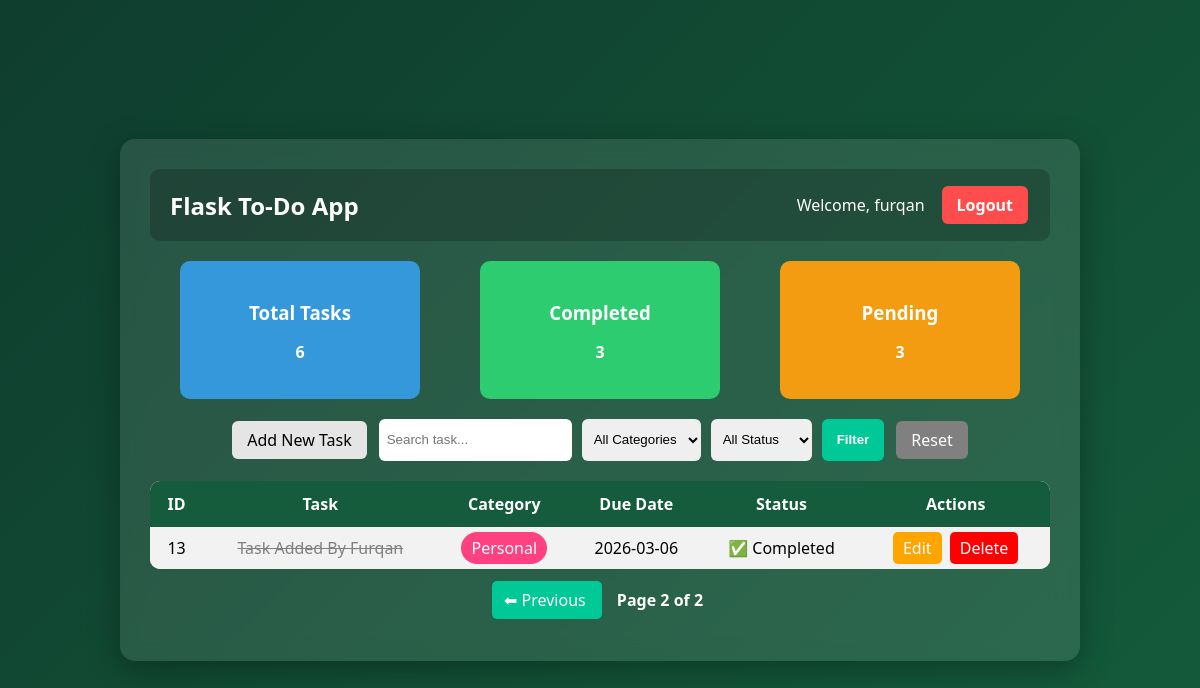
The app's page /?page=2 (signed in) with its own data.
### app.py (models this page shows)
class User(db.Model, UserMixin):
    id = db.Column(db.Integer, primary_key=True)
    username = db.Column(db.String(100), unique=True, nullable=False)
    password = db.Column(db.String(200), nullable=False)
    tasks = db.relationship('Todo', backref='owner', lazy=True)

class Todo(db.Model):
    id = db.Column(db.Integer, primary_key=True)
    title = db.Column(db.String(200), nullable=False)
    category = db.Column(db.String(50), nullable=False)  # Work / Personal
    due_date = db.Column(db.Date, nullable=False)
    completed = db.Column(db.Boolean, default=False)
    user_id = db.Column(db.Integer, db.ForeignKey('user.id'), nullable=False)

### app.py (the view)
@app.route('/')
@login_required
def index():
    page = request.args.get('page', 1, type=int)
    category = request.args.get('category')
    status = request.args.get('status')
    search = request.args.get('search')
    query = Todo.query.filter_by(user_id=current_user.id)
    if category and category != "All":
        query = query.filter(Todo.category == category)
    if status == "Completed":
        query = query.filter(Todo.completed == True)
    elif status == "Pending":
        query = query.filter(Todo.completed == False)
    if search:
        query = query.filter(Todo.title.ilike(f"%{search}%"))
    pagination = query.order_by(Todo.id.desc()).paginate(
        page=page,
        per_page=5
    )
    tasks = pagination.items
    total_tasks = Todo.query.filter_by(user_id=current_user.id).count()
    completed_tasks = Todo.query.filter_by(user_id=current_user.id, completed=True).count()
    pending_tasks = Todo.query.filter_by(user_id=current_user.id, completed=False).count()
    return render_template(
        'index.html',
        tasks=tasks,
        pagination=pagination,
        total_tasks=total_tasks,
        completed_tasks=completed_tasks,
        pending_tasks=pending_tasks
    )

### app.py (called while the page is built)
@login_manager.user_loader
def load_user(user_id):
    return User.query.get(int(user_id))

### templates/index.html (shortened to what this page needs)
{% extends 'base.html' %}
{% block content %}
<div class="dashboard">
    <div class="card total">
        <h3>Total Tasks</h3>
        <p>{{ total_tasks }}</p>
    </div>
    <div class="card completed">
        <h3>Completed</h3>
        <p>{{ completed_tasks }}</p>
    </div>
    <div class="card pending">
        <h3>Pending</h3>
        <p>{{ pending_tasks }}</p>
    </div>
</div>
<form method="GET" class="filter-form">
    <a href="{{ url_for('add_task') }}" class="add-btn">Add New Task</a>
    <input type="text" name="search" placeholder="Search task..."
           value="{{ request.args.get('search', '') }}">
    <select name="category">
        <option value="All">All Categories</option>
    </select>
    <select name="status">
        <option value="">All Status</option>
    </select>
    <button type="submit">Filter</button>
    <a href="{{ url_for('index') }}" class="reset-btn">Reset</a>
</form>
<table>
    <tr>
        <th>ID</th>
        <th>Task</th>
        <th>Category</th>
        <th>Due Date</th>
        <th>Status</th>
        <th>Actions</th>
    </tr>
    {% for task in tasks %}
    <tr>
    <td>{{ task.id }}</td>
    <td class="{% if task.completed %}completed-task{% endif %}">
        {{ task.title }}
    </td>
    <td>
        {% if task.category == "Work" %}
            <span class="work">Work</span>
        {% else %}
            <span class="personal">Personal</span>
        {% endif %}
    </td>
    <td>{{ task.due_date }}</td>
    <td>
        {% if task.completed %}
            ✅ Completed
        {% else %}
            ⏳ Pending
        {% endif %}
    </td>
    <td>
        <a href="/edit/{{ task.id }}">Edit</a>
        <a href="/delete/{{ task.id }}">Delete</a>
    </td>
</tr>
    {% endfor %}
</table>
<div class="pagination">
    {% if pagination.has_prev %}
        <a href="{{ url_for('index', page=pagination.prev_num) }}">
            ⬅ Previous
        </a>
    {% endif %}
    <span>
        Page {{ pagination.page }} of {{ pagination.pages }}
    </span>
</div>
{% endblock %}

### templates/base.html (shortened to what this page needs)
<!DOCTYPE html>
<html>
<head>
    <link rel="stylesheet" href="{{ url_for('static', filename='style.css') }}">
</head>
<body>
    <div class="container">
        <div class="navbar">
    <h1 class="logo">Flask To-Do App</h1>
    {% if current_user.is_authenticated %}
        <div class="user-section">
            <span class="welcome">Welcome, {{ current_user.username }}</span>
            <a href="{{ url_for('logout') }}" class="logout-btn">Logout</a>
        </div>
    {% endif %}
</div>
        {% block content %}{% endblock %}
    </div>
</body>
</html>

### static/style.css (style rules this page uses)
body { margin: 0; font-family: 'Segoe UI', sans-serif; background: linear-gradient(135deg, #0f3d2e, #145c3b); display: flex; justify-content: center; align-items: center; min-height: 100vh; }
.container { width: 80%; max-width: 900px; background: rgba(255, 255, 255, 0.1); backdrop-filter: blur(10px); padding: 30px; border-radius: 15px; color: white; box-shadow: 0 8px 32px rgba(0,0,0,0.3); }
h1 { text-align: center; margin-bottom: 20px; }
form { display: flex; gap: 10px; flex-wrap: wrap; justify-content: center; margin-bottom: 20px; }
input, select { padding: 10px; border-radius: 8px; border: none; outline: none; }
button { padding: 10px 15px; border-radius: 8px; border: none; cursor: pointer; font-weight: bold; transition: 0.3s ease; }
button[type="submit"] { background-color: #00c896; color: white; }
table { width: 100%; border-collapse: collapse; background: white; color: black; border-radius: 10px; overflow: hidden; }
th { background: #145c3b; color: white; padding: 12px; }
td { padding: 10px; text-align: center; }
tr:nth-child(even) { background: #f2f2f2; }
.personal { background-color: #ff4081; color: white; padding: 5px 10px; border-radius: 20px; }
.completed-task { text-decoration: line-through; color: gray; }
a { text-decoration: none; padding: 5px 10px; border-radius: 5px; margin: 2px; }
a[href*="edit"] { background: orange; color: white; }
a[href*="delete"] { background: red; color: white; }
.navbar { display: flex; justify-content: space-between; align-items: center; padding: 15px 20px; background: rgba(0, 0, 0, 0.2); border-radius: 10px; margin-bottom: 20px; }
.logo { margin: 0; font-size: 24px; }
.user-section { display: flex; align-items: center; gap: 15px; }
.welcome { font-weight: 500; }
.logout-btn { padding: 8px 15px; background: #ff4d4d; color: white; text-decoration: none; border-radius: 6px; font-weight: bold; transition: 0.3s ease; }
.filter-form { display: flex; gap: 10px; flex-wrap: wrap; margin-bottom: 20px; justify-content: center; }
.filter-form input, .filter-form select { padding: 8px; border-radius: 6px; border: none; }
.filter-form button { background: #00c896; color: white; border: none; padding: 8px 15px; border-radius: 6px; cursor: pointer; }
.reset-btn { background: gray; color: white; padding: 8px 15px; border-radius: 6px; text-decoration: none; }
.dashboard { display: flex; justify-content: space-around; margin: 20px 0; flex-wrap: wrap; }
.card { width: 200px; padding: 20px; border-radius: 10px; text-align: center; color: white; font-weight: bold; }
.card h3 { margin-bottom: 10px; }
.total { background: #3498db; }
.completed { background: #2ecc71; }
.pending { background: #f39c12; }
.pagination { margin: 20px 0; text-align: center; }
.pagination a { padding: 8px 12px; background: #00c896; color: white; text-decoration: none; border-radius: 5px; margin: 0 5px; }
.pagination span { margin: 0 10px; font-weight: bold; }
.add-btn { background:#e5e5e5; padding:8px 15px; border-radius:6px; text-decoration:none; font-weight:400; color:black; }

### records on screen
User: username "furqan"
Todo: id "13", title "Task Added By Furqan", category "Personal", due_date "2026-03-06", completed "✅ Completed"

### other values on screen
{{ total_tasks }} "6"
{{ completed_tasks }} "3"
{{ pending_tasks }} "3"
{{ pagination.page }} "2"
{{ pagination.pages }} "2"
